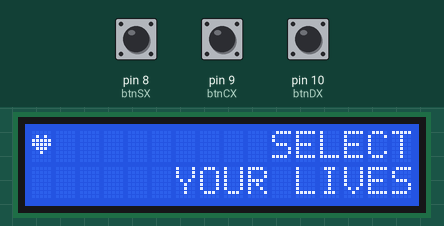
Bench run of a sketch on a simulated Arduino Uno, built with avr-gcc and run on an emulated ATmega328P. Shown: 16×2 character LCD. Inputs (shaded band) come from the test bench; at power-on: pin 9 (btnCX) LOW, pin 8 (btnSX) LOW, pin 10 (btnDX) LOW. Random numbers use the default seed unless the sketch sets one; what the sketch prints to the serial monitor is not drawn.

Above: at 4.3 s.
4.4 s: pin 9 (btnCX) pulled HIGH for 0.15 s
At 6.8 s:
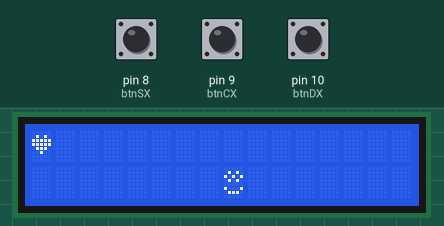
7.5 s: pin 8 (btnSX) pulled HIGH for 3.2 s
At 12.8 s:
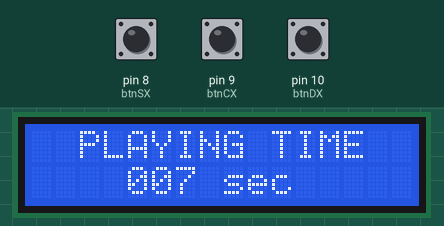
13.1 s: pin 10 (btnDX) pulled HIGH for 3.2 s
At 17.4 s:
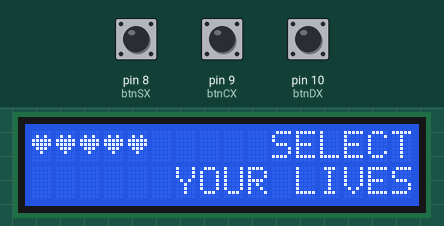
17.9 s: pin 10 (btnDX) pulled HIGH for 0.15 s
At 18.9 s:
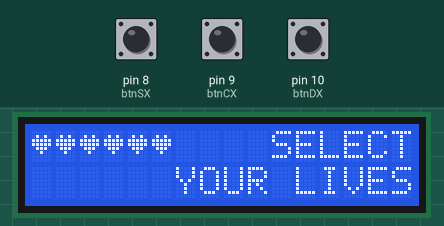
19.6 s: pin 9 (btnCX) pulled HIGH for 1 s
At 21.9 s:
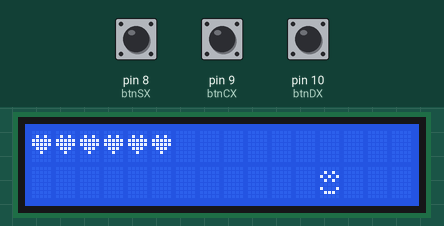
23.6 s: pin 8 (btnSX) pulled HIGH for 1 s
At 25.9 s:
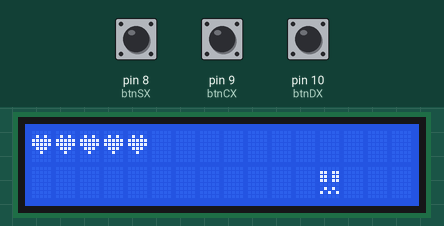
Timing chart, 0 to 27.4 s (numbered marks = the images above; inputs shaded):
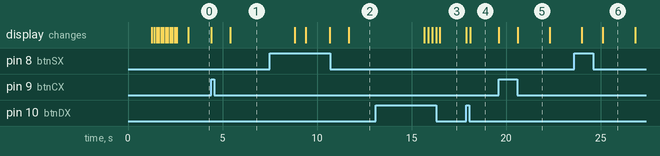

The sketch:

MarazzatoMatteo_A_PushTheButton.ino
```cpp
// (licence header left out)
#include <LiquidCrystal.h>


int btnSX = 8;
int btnCX = 9;
int btnDX = 10;

int lives = 1;
bool select;

int typeOfCharact;
int location;

float startTime;
float finalTime;

LiquidCrystal lcd(2, 3, 4, 5, 6, 7);


byte heart[8] =
{
  B00000,
  B01010,
  B11111,
  B11111,
  B01110,
  B00100,
  B00000,
  B00000,
};

byte good[8] =
{
  B00000,
  B01010,
  B10101,
  B01010,
  B00000,
  B10001,
  B01110,
  B00000
};

byte bad[8] =
{
  B00000,
  B11011,
  B11011,
  B11011,
  B00000,
  B01010,
  B10101,
  B00000
};


void setup()
{
  Serial.begin(9600);

  randomSeed(analogRead(5));

  bool select = false;
  bool choose = false;

  lcd.createChar(0, heart);
  lcd.createChar(1, good);
  lcd.createChar(2, bad);

  lcd.begin(16,2);

  moveDisplay();

  lcd.clear();
}

void loop()
{
  lcd.setCursor(0,0);
  lcd.write(byte(0));

  while (select == false)
  {
    printStringLives();
    selectLives();
  }

    delay(1000);

  if (lives > 0)
  {
    for (int i = 1;i<=lives*i;i++)
    {
      printCharacter();
      delay(750);
    }
  }
    delay(500);

  printEndGame();

    delay(1000);
  timer();
    delay(4000);

  lcd.clear();
}


void selectLives()
{
  if (digitalRead(btnSX) == HIGH && lives > 1)
  {
    lives--;
    lcd.clear();
    for (int i = 0;i<lives;i++)
    {
      lcd.setCursor(i,0);
      lcd.write(byte(0));
    }
    delay(200);
  }

  else if (digitalRead(btnDX) == HIGH && lives < 6)
  {
    lives++;
    lcd.clear();
    for (int i = 0;i<lives;i++)
    {
      lcd.setCursor(i,0);
      lcd.write(byte(0));
    }
    delay(200);
  }

  else if (digitalRead(btnCX) == HIGH)
  {
    select = true;
    startTime = millis();
    lcd.clear();
  }
}

void moveDisplay()
{
  lcd.setCursor(4,0);
  lcd.print("PUSH THE");
  lcd.setCursor(5,1);
  lcd.print("BUTTON");
    delay(1200);

  for(int i = 0; i<16; i++)
  {
    lcd.scrollDisplayLeft();
    delay(120);
  }
}

void printStringLives()
{
  lcd.setCursor(10,0);
  lcd.print("SELECT");
  lcd.setCursor(6,1);
  lcd.print("YOUR LIVES");
}

void timer()
{
    lcd.clear();
    finalTime = millis();
    lcd.setCursor(2,0);
    lcd.print("PLAYING TIME");

    if ((finalTime - startTime)/1000 < 10)
    {
      lcd.setCursor(4,1);
      lcd.print("00");
      lcd.setCursor(6,1);
      lcd.print((finalTime - startTime)/1000);
      lcd.setCursor(7,1);
      lcd.print(" sec");
    }

    else if ((finalTime - startTime)/1000 >= 10 && ((finalTime - startTime)/1000) < 100)
    {
      lcd.setCursor(4,1);
      lcd.print("0");
      lcd.setCursor(5,1);
      lcd.print((finalTime - startTime)/1000);
      lcd.setCursor(7,1);
      lcd.print(" sec");
    }

    else if ((finalTime - startTime)/1000 >= 100)
    {
      lcd.setCursor(4,1);
      lcd.print((finalTime - startTime)/1000);
      lcd.setCursor(7,1);
      lcd.print(" sec");
    }

    lives = 1;
    select = false;
}

void printCharacter()
{
  typeOfCharact = random(0,10);
  location = random(1,4);

    int btnRight;
    int btnWrong1;
    int btnWrong2;

    if (location == 1){btnRight = btnSX;btnWrong1 = btnCX;btnWrong2 = btnDX;}
    else if (location == 2){btnRight = btnCX;btnWrong1 = btnDX;btnWrong2 = btnSX;}
    else{btnRight = btnDX;btnWrong1 = btnCX;btnWrong2 = btnSX;}

    if (location == 1){location = 3;}
    else if (location == 2){location = 8;}
    else if (location == 3){location = 12;}

  if (typeOfCharact < 7)
  {
    lcd.clear();
    lcd.setCursor(location,1);
    lcd.write(byte(1));
    redrawLives();

      delay(200);

    int wait = 0;
    int pressure = 0;
      int i = 0;
    while (wait < 150)
    {
      if (digitalRead(btnRight) == HIGH){pressure = 1;}
      else if (digitalRead(btnSX) == LOW && digitalRead(btnCX) == LOW && digitalRead(btnDX) == LOW){pressure = 0;}

      if (pressure == 1)
      {
      wait = 150;
      }
      else if (pressure == 0){wait++;}

        Serial.println(i++);
    }

      delay(150);

    if (pressure == 1)
    {
      lives--;
      redrawLives();
    }

    else{redrawLives();}
  }

  else if (typeOfCharact > 6)
  {
    lcd.clear();
    lcd.setCursor(location,1);
    lcd.write(byte(2));
    redrawLives();

      delay(200);

    int wait = 0;
    int pressure = 0;
      int i = 0;
    while (wait < 150)
    {
      if (digitalRead(btnRight) == HIGH && digitalRead(btnWrong1) == LOW && digitalRead(btnWrong2) == LOW){pressure = 1;}
      else if (digitalRead(btnSX) == LOW && digitalRead(btnCX) == LOW && digitalRead(btnDX) == LOW || (digitalRead(btnRight) == HIGH || digitalRead(btnWrong1) == HIGH || digitalRead(btnWrong2) == HIGH)){pressure = 0;}

      if (pressure == 1)
      {
      wait = 150;
      }
      else if (pressure == 0){wait++;}

        Serial.println(i++);
    }

      delay(150);

    if (pressure == 1){redrawLives();}

    else
    {
      lives--;
      redrawLives();
    }
  }
}

void redrawLives()
{

  if (lives == 0){delay(250);lcd.clear();}

  else
  {
    for (int i = 0;i<lives;i++)
    {
      lcd.setCursor(i,0);
      lcd.write(byte(0));
    }
  }
}

void printEndGame()
{
  lcd.clear();
  lcd.setCursor(5,0);
  lcd.print("!GAME!");
  lcd.setCursor(5,1);
  lcd.print("!OVER!");
}


//  Copyright ITT Eugenio Barsanti / Produced by MARAZZATO MATTEO - 4BI  //
```

Measured:
- after the input at 4.4 s, the display: first changes at once (image 1 shows a later state)
- after the input at 17.9 s, the display: first changes at once (image 4 shows a later state)
- after the input at 19.6 s, the display: first changes at once (image 5 shows a later state)
- what the display in image 5 shows lasts 1.7 s, from 20.6 s to 22.3 s
